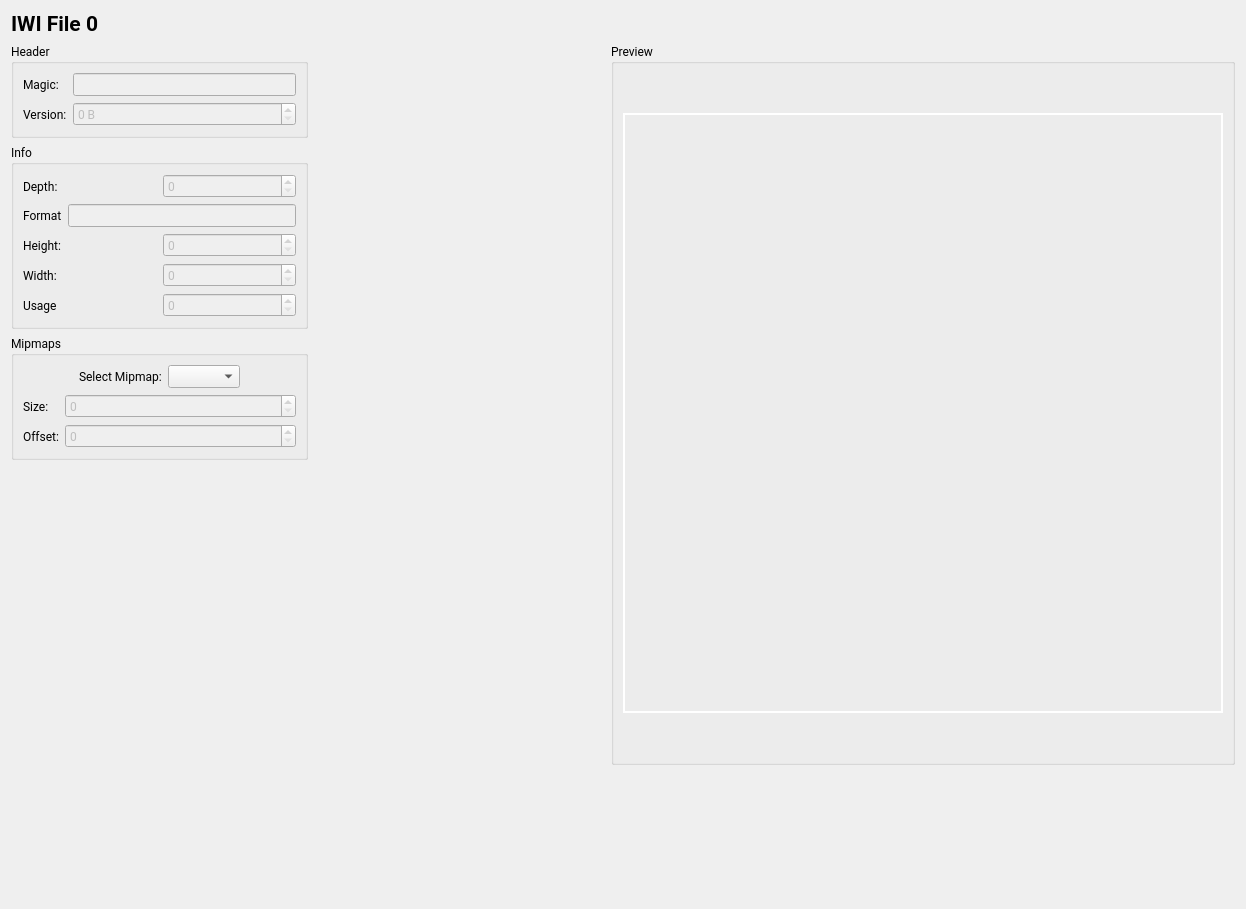
<?xml version="1.0" encoding="UTF-8"?>
<ui version="4.0">
 <class>IWIViewer</class>
 <widget class="QWidget" name="IWIViewer">
  <property name="geometry">
   <rect>
    <x>0</x>
    <y>0</y>
    <width>1246</width>
    <height>909</height>
   </rect>
  </property>
  <property name="windowTitle">
   <string>Form</string>
  </property>
  <layout class="QVBoxLayout" name="verticalLayout_9">
   <item>
    <widget class="QLabel" name="label_Title">
     <property name="font">
      <font>
       <family>Roboto</family>
       <pointsize>16</pointsize>
       <bold>true</bold>
      </font>
     </property>
     <property name="text">
      <string>IWI File 0</string>
     </property>
    </widget>
   </item>
   <item>
    <layout class="QHBoxLayout" name="horizontalLayout_3">
     <item>
      <layout class="QVBoxLayout" name="verticalLayout_3">
       <item>
        <widget class="QGroupBox" name="groupBox_17">
         <property name="font">
          <font>
           <family>Roboto</family>
           <pointsize>9</pointsize>
          </font>
         </property>
         <property name="title">
          <string>Header</string>
         </property>
         <layout class="QFormLayout" name="formLayout_4">
          <item row="0" column="0">
           <widget class="QLabel" name="label_3">
            <property name="font">
             <font>
              <family>Roboto</family>
              <pointsize>9</pointsize>
             </font>
            </property>
            <property name="text">
             <string>Magic:</string>
            </property>
           </widget>
          </item>
          <item row="0" column="1">
           <widget class="QLineEdit" name="lineEdit_Magic">
            <property name="enabled">
             <bool>false</bool>
            </property>
            <property name="font">
             <font>
              <family>Roboto</family>
              <pointsize>9</pointsize>
             </font>
            </property>
           </widget>
          </item>
          <item row="1" column="0">
           <widget class="QLabel" name="label_26">
            <property name="font">
             <font>
              <family>Roboto</family>
              <pointsize>9</pointsize>
             </font>
            </property>
            <property name="text">
             <string>Version:</string>
            </property>
           </widget>
          </item>
          <item row="1" column="1">
           <widget class="QSpinBox" name="spinBox_Version">
            <property name="enabled">
             <bool>false</bool>
            </property>
            <property name="font">
             <font>
              <family>Roboto</family>
              <pointsize>9</pointsize>
             </font>
            </property>
            <property name="suffix">
             <string> B</string>
            </property>
            <property name="maximum">
             <number>1000000000</number>
            </property>
           </widget>
          </item>
         </layout>
        </widget>
       </item>
       <item>
        <widget class="QGroupBox" name="groupBox_14">
         <property name="font">
          <font>
           <family>Roboto</family>
           <pointsize>9</pointsize>
          </font>
         </property>
         <property name="title">
          <string>Info</string>
         </property>
         <layout class="QVBoxLayout" name="verticalLayout_8">
          <item>
           <layout class="QHBoxLayout" name="horizontalLayout_40">
            <item>
             <widget class="QLabel" name="label_38">
              <property name="font">
               <font>
                <family>Roboto</family>
                <pointsize>9</pointsize>
               </font>
              </property>
              <property name="text">
               <string>Depth:</string>
              </property>
             </widget>
            </item>
            <item>
             <widget class="QSpinBox" name="spinBox_Depth">
              <property name="enabled">
               <bool>false</bool>
              </property>
              <property name="font">
               <font>
                <family>Roboto</family>
                <pointsize>9</pointsize>
               </font>
              </property>
              <property name="maximum">
               <number>1000000000</number>
              </property>
             </widget>
            </item>
           </layout>
          </item>
          <item>
           <layout class="QHBoxLayout" name="horizontalLayout_41">
            <item>
             <widget class="QLabel" name="label_35">
              <property name="font">
               <font>
                <family>Roboto</family>
                <pointsize>9</pointsize>
               </font>
              </property>
              <property name="text">
               <string>Format</string>
              </property>
             </widget>
            </item>
            <item>
             <widget class="QLineEdit" name="lineEdit_Format">
              <property name="enabled">
               <bool>false</bool>
              </property>
              <property name="font">
               <font>
                <family>Roboto</family>
                <pointsize>9</pointsize>
               </font>
              </property>
             </widget>
            </item>
           </layout>
          </item>
          <item>
           <layout class="QHBoxLayout" name="horizontalLayout_43">
            <item>
             <widget class="QLabel" name="label_39">
              <property name="font">
               <font>
                <family>Roboto</family>
                <pointsize>9</pointsize>
               </font>
              </property>
              <property name="text">
               <string>Height:</string>
              </property>
             </widget>
            </item>
            <item>
             <widget class="QSpinBox" name="spinBox_Height">
              <property name="enabled">
               <bool>false</bool>
              </property>
              <property name="font">
               <font>
                <family>Roboto</family>
                <pointsize>9</pointsize>
               </font>
              </property>
              <property name="maximum">
               <number>1000000000</number>
              </property>
             </widget>
            </item>
           </layout>
          </item>
          <item>
           <layout class="QHBoxLayout" name="horizontalLayout_44">
            <item>
             <widget class="QLabel" name="label_40">
              <property name="font">
               <font>
                <family>Roboto</family>
                <pointsize>9</pointsize>
               </font>
              </property>
              <property name="text">
               <string>Width:</string>
              </property>
             </widget>
            </item>
            <item>
             <widget class="QSpinBox" name="spinBox_Width">
              <property name="enabled">
               <bool>false</bool>
              </property>
              <property name="font">
               <font>
                <family>Roboto</family>
                <pointsize>9</pointsize>
               </font>
              </property>
              <property name="maximum">
               <number>1000000000</number>
              </property>
             </widget>
            </item>
           </layout>
          </item>
          <item>
           <layout class="QHBoxLayout" name="horizontalLayout_45">
            <item>
             <widget class="QLabel" name="label_41">
              <property name="font">
               <font>
                <family>Roboto</family>
                <pointsize>9</pointsize>
               </font>
              </property>
              <property name="text">
               <string>Usage</string>
              </property>
             </widget>
            </item>
            <item>
             <widget class="QSpinBox" name="spinBox_Usage">
              <property name="enabled">
               <bool>false</bool>
              </property>
              <property name="font">
               <font>
                <family>Roboto</family>
                <pointsize>9</pointsize>
               </font>
              </property>
              <property name="maximum">
               <number>1000000000</number>
              </property>
             </widget>
            </item>
           </layout>
          </item>
         </layout>
        </widget>
       </item>
       <item>
        <widget class="QGroupBox" name="groupBox_21">
         <property name="font">
          <font>
           <family>Roboto</family>
           <pointsize>9</pointsize>
          </font>
         </property>
         <property name="title">
          <string>Mipmaps</string>
         </property>
         <layout class="QFormLayout" name="formLayout_5">
          <item row="0" column="0" colspan="2">
           <layout class="QHBoxLayout" name="horizontalLayout_25">
            <item>
             <spacer name="horizontalSpacer_4">
              <property name="font">
               <font>
                <family>Roboto</family>
                <pointsize>9</pointsize>
               </font>
              </property>
              <property name="orientation">
               <enum>Qt::Orientation::Horizontal</enum>
              </property>
              <property name="sizeHint" stdset="0">
               <size>
                <width>40</width>
                <height>20</height>
               </size>
              </property>
             </spacer>
            </item>
            <item>
             <widget class="QLabel" name="label_32">
              <property name="font">
               <font>
                <family>Roboto</family>
                <pointsize>9</pointsize>
               </font>
              </property>
              <property name="text">
               <string>Select Mipmap:</string>
              </property>
             </widget>
            </item>
            <item>
             <widget class="QComboBox" name="comboBox_Mipmap">
              <property name="minimumSize">
               <size>
                <width>60</width>
                <height>0</height>
               </size>
              </property>
              <property name="font">
               <font>
                <family>Roboto</family>
                <pointsize>9</pointsize>
               </font>
              </property>
             </widget>
            </item>
            <item>
             <spacer name="horizontalSpacer_5">
              <property name="font">
               <font>
                <family>Roboto</family>
                <pointsize>9</pointsize>
               </font>
              </property>
              <property name="orientation">
               <enum>Qt::Orientation::Horizontal</enum>
              </property>
              <property name="sizeHint" stdset="0">
               <size>
                <width>40</width>
                <height>20</height>
               </size>
              </property>
             </spacer>
            </item>
           </layout>
          </item>
          <item row="1" column="0">
           <widget class="QLabel" name="label_55">
            <property name="font">
             <font>
              <family>Roboto</family>
              <pointsize>9</pointsize>
             </font>
            </property>
            <property name="text">
             <string>Size: </string>
            </property>
           </widget>
          </item>
          <item row="1" column="1">
           <widget class="QSpinBox" name="spinBox_MipmapSize">
            <property name="enabled">
             <bool>false</bool>
            </property>
            <property name="font">
             <font>
              <family>Roboto</family>
              <pointsize>9</pointsize>
             </font>
            </property>
            <property name="maximum">
             <number>1000000000</number>
            </property>
           </widget>
          </item>
          <item row="2" column="0">
           <widget class="QLabel" name="label_56">
            <property name="font">
             <font>
              <family>Roboto</family>
              <pointsize>9</pointsize>
             </font>
            </property>
            <property name="text">
             <string>Offset:</string>
            </property>
           </widget>
          </item>
          <item row="2" column="1">
           <widget class="QSpinBox" name="spinBox_MipmapOffset">
            <property name="enabled">
             <bool>false</bool>
            </property>
            <property name="font">
             <font>
              <family>Roboto</family>
              <pointsize>9</pointsize>
             </font>
            </property>
            <property name="maximum">
             <number>1000000000</number>
            </property>
           </widget>
          </item>
         </layout>
        </widget>
       </item>
       <item>
        <spacer name="verticalSpacer_5">
         <property name="orientation">
          <enum>Qt::Orientation::Vertical</enum>
         </property>
         <property name="sizeHint" stdset="0">
          <size>
           <width>20</width>
           <height>40</height>
          </size>
         </property>
        </spacer>
       </item>
      </layout>
     </item>
     <item>
      <spacer name="horizontalSpacer_6">
       <property name="orientation">
        <enum>Qt::Orientation::Horizontal</enum>
       </property>
       <property name="sizeHint" stdset="0">
        <size>
         <width>40</width>
         <height>20</height>
        </size>
       </property>
      </spacer>
     </item>
     <item>
      <widget class="QGroupBox" name="groupBox_26">
       <property name="font">
        <font>
         <family>Roboto</family>
         <pointsize>9</pointsize>
        </font>
       </property>
       <property name="title">
        <string>Preview</string>
       </property>
       <layout class="QVBoxLayout" name="verticalLayout_22">
        <item>
         <spacer name="verticalSpacer_11">
          <property name="orientation">
           <enum>Qt::Orientation::Vertical</enum>
          </property>
          <property name="sizeHint" stdset="0">
           <size>
            <width>20</width>
            <height>40</height>
           </size>
          </property>
         </spacer>
        </item>
        <item>
         <widget class="QLabel" name="label_Image">
          <property name="minimumSize">
           <size>
            <width>600</width>
            <height>600</height>
           </size>
          </property>
          <property name="maximumSize">
           <size>
            <width>600</width>
            <height>600</height>
           </size>
          </property>
          <property name="font">
           <font>
            <family>Roboto</family>
            <pointsize>9</pointsize>
           </font>
          </property>
          <property name="styleSheet">
           <string notr="true">border: 2px solid white;</string>
          </property>
          <property name="text">
           <string/>
          </property>
          <property name="alignment">
           <set>Qt::AlignmentFlag::AlignCenter</set>
          </property>
         </widget>
        </item>
        <item>
         <spacer name="verticalSpacer_12">
          <property name="orientation">
           <enum>Qt::Orientation::Vertical</enum>
          </property>
          <property name="sizeHint" stdset="0">
           <size>
            <width>20</width>
            <height>40</height>
           </size>
          </property>
         </spacer>
        </item>
       </layout>
      </widget>
     </item>
    </layout>
   </item>
   <item>
    <spacer name="verticalSpacer_13">
     <property name="orientation">
      <enum>Qt::Orientation::Vertical</enum>
     </property>
     <property name="sizeHint" stdset="0">
      <size>
       <width>20</width>
       <height>116</height>
      </size>
     </property>
    </spacer>
   </item>
  </layout>
 </widget>
 <resources/>
 <connections/>
</ui>
